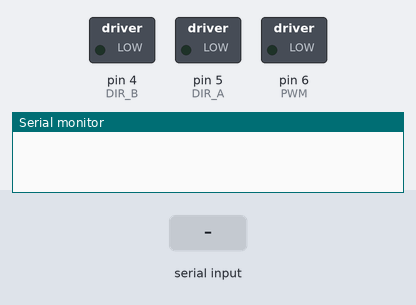
Bench run of a sketch on a simulated Arduino Mega 2560, built with avr-gcc and run on an emulated ATmega2560. Parts: switched loads named in the sketch (green lamp = pin HIGH), the last lines printed to the serial monitor. Inputs (shaded band) come from the test bench.

Above: at 1.2 s.
1.3 s: "e90\n" received over Serial
At 2.6 s:
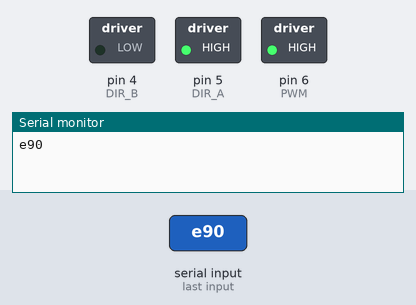
2.9 s: "c90\n" received over Serial
At 3.9 s:
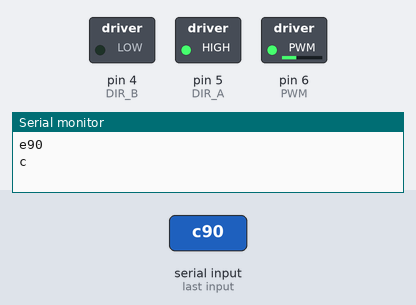
4.5 s: "e,45\n" received over Serial
At 5.3 s:
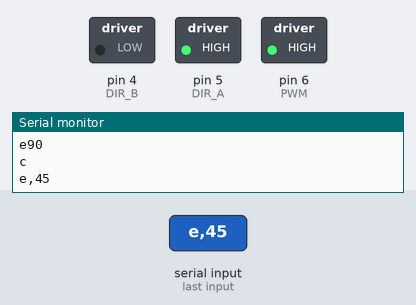
6.1 s: "c" received over Serial
At 8.9 s:
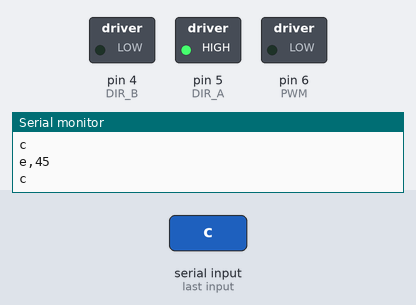
9.1 s: "e" received over Serial
At 9.8 s:
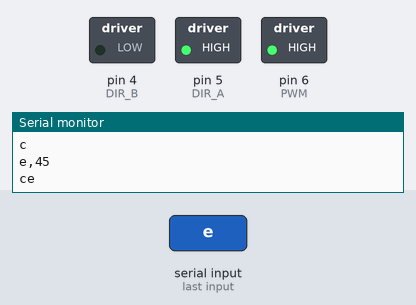
Timing chart, 0 to 11.7 s (numbered marks = the images above; inputs shaded):
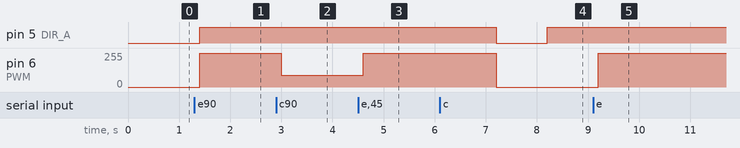

Measured:
- after the input at 1.3 s, pin 5 (DIR_A): LOW → HIGH after 0.10 s; pin 6 (PWM): 0/255 → 255/255 after 0.10 s
- after the input at 2.9 s, pin 6 (PWM): 255/255 → 90/255 after 0.10 s
- after the input at 4.5 s, pin 6 (PWM): 90/255 → 255/255 after 0.10 s
- after the input at 6.1 s, pin 5 (DIR_A): HIGH → LOW after 1.1 s, → HIGH 1.0 s later; pin 6 (PWM): 255/255 → 0/255 after 1.1 s
- after the input at 9.1 s, pin 6 (PWM): 0/255 → 255/255 after 0.10 s

The sketch:

sketch_sep06a.ino
```cpp
/*
SparkFun Inventor's Kit for Arduino
Example sketch 12

SparkFun Motor Driver

Use the SparkFun Motor Driver to control the speed and direction of a motor

This sketch was written by SparkFun Electronics,
with lots of help from the Arduino community.
This code is completely free for any use.
Visit http://learn.sparkfun.com/products/2 for SIK information.
Visit http://www.arduino.cc to learn more about Arduino.
*/

//define the two direction logic pins and the speed / PWM pin
const int DIR_A = 5;
const int DIR_B = 4;
const int PWM = 6;

int state = 0;
int current_speed = 255;
int last_pos = 0;

// include the library code:
//#include <LiquidCrystal.h>

// initialize the library by associating any needed LCD interface pin
// with the arduino pin number it is connected to
//const int rs = 12, en = 11, d4 = 5, d5 = 4, d6 = 3, d7 = 2;
//LiquidCrystal lcd(rs, en, d4, d5, d6, d7);


void setup()
{
//set all pins as output
Serial.begin(9600);
pinMode(DIR_A, OUTPUT);
pinMode(DIR_B, OUTPUT);
pinMode(PWM, OUTPUT);
//lcd.begin(16, 2);
Serial1.begin(9600);           // start serial for output

}

char buf[16] = "Speed is     ";

void set_speed(int sp)
{
  if (sp < 0 || sp > 255)
  {
    Serial.println("impossible speed!");
    return;
  }
  current_speed = sp;
  if (sp > 0){
    state = 1;
    move_forward();
  }
  else
    stop_moving();

}

void move_forward()
{
  //drive forward at full speed by pulling DIR_A High
 //and DIR_B low, while writing a full 255 to PWM to
 //control speed
 digitalWrite(DIR_A, HIGH);
 digitalWrite(DIR_B, LOW);
 analogWrite(PWM, current_speed);


 //wait 1 second
 //delay(1000);
}

void stop_moving()
{
 //Brake the motor by pulling both direction pins to
 //the same state (in this case LOW). PWM doesn't matter
 //in a brake situation, but set as 0.
 digitalWrite(DIR_A, LOW);
 digitalWrite(DIR_B, LOW);
 analogWrite(PWM, 0);
 current_speed = 0;

 //wait 1 second
 delay(1000);
}


void loop()
{
  //lcd.write("Hello");
  // when characters arrive over the serial port...
  if (Serial.available()) {
    // wait a bit for the entire message to arrive
    delay(100);
    // clear the screen
    // lcd.clear();
    // read all the available characters
    while (Serial.available() > 0) {
      // display each character to the LCD
      char byte = Serial.read();
      Serial.write(byte);
      if (byte == 'e'){
        state = 1;
        current_speed = 255;
      }
      if (byte == 's'){
        state = 0;
        current_speed = 0;
      }
      if (byte == 'c')
      {
        int sp = Serial.parseInt();
        set_speed(sp);
      }
      itoa(current_speed, buf + 9, 10);
      //Serial1.println(buf.size());
      Serial1.println(buf);
      if (state == 1)
        move_forward();
      else
        stop_moving();
    }
  }
}
```
